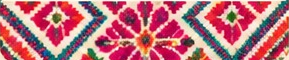
#> input picture assets-src/textil-bordado-huasteco.png, 289 x 60 px
$ python make_video.py
#> lines starting #> are read from the running program, lines starting #| are printed output that depends on the picture
"""Genera el video promocional de Eke con narración (Módulo 1.3 - SEO de video).

Crea escenas con las fotos de /assets-src (efecto de zoom, textos en pantalla),
narra cada escena con la voz en español de Windows (SAPI) y une todo con ffmpeg.

Salidas en src/static/video/:
  eke-enchiladas-de-huejutla.mp4   video H.264 + AAC (faststart, apto para web)
  eke-enchiladas-de-huejutla.vtt   subtítulos en español (accesibilidad y SEO)
y la miniatura src/static/img/video-poster-eke.webp

Requisitos: Windows (voz "Microsoft Helena" o "Sabina"), ffmpeg en el PATH y Pillow.
Uso:  python scripts/make_video.py
"""
from __future__ import annotations

import json
import subprocess
import sys
import tempfile
import wave
from pathlib import Path

from PIL import Image, ImageDraw, ImageFilter, ImageFont

sys.stdout.reconfigure(encoding="utf-8")
ROOT = Path(__file__).resolve().parent.parent
SRC = ROOT / "assets-src"
OUT_DIR = ROOT / "src" / "static" / "video"
NAME = "eke-enchiladas-de-huejutla"
W, H, FPS = 1280, 720, 24
WINE, CREAM, YELLOW, DARK = (96, 18, 18), (248, 235, 214), (254, 201, 61), (40, 14, 10)
FONTS = Path("C:/Windows/Fonts")

# (tipo, imagen, título, subtítulo, narración)
SCENES = [
    ("intro", None, "Comida Tradicional Huasteca", "Desde Huejutla, Hidalgo",
     "Bienvenidos a Eke, comida tradicional huasteca, desde Huejutla, Hidalgo."),
    ("full", "hero-enchiladas-de-huejutla", "Enchiladas de Huejutla", "Especialidad de la casa",
     "Nuestras enchiladas de Huejutla se preparan con salsa de chile seco tostado en comal, "
     "tortilla de maíz recién hecha, y queso fresco de la región."),
    ("card", "enchiladas-de-huejutla-orden-tradicional", "Orden tradicional", "5 piezas · $140 MXN",
     "La orden tradicional trae cinco piezas con queso, lechuga y cebolla."),
    ("card", "enchiladas-con-cecina-huasteca", "Enchiladas con cecina", "5 piezas · $170 MXN",
     "Y para un desayuno completo, pídelas con cecina de la Huasteca."),
    ("card", "paquete-familiar-eke-enchiladas", "Paquete Familiar Eke", "12 enchiladas · $360 MXN",
     "Para compartir en familia, tenemos el paquete familiar, con doce enchiladas, salsa extra y complementos."),
    ("card", "salsa-huasteca-eke-250-ml", "Salsa Huasteca Eke", "Envíos a todo México",
     "Además, llévate nuestra salsa huasteca en frasco. Hacemos envíos a todo México."),
    ("card", "desde-huejutla-hidalgo-catedral", "Desde Huejutla, Hidalgo", "El sabor de nuestra tierra",
     "Llevamos a tu mesa el sabor de nuestra tierra."),
    ("outro", None, "Ordena en línea", "Pago seguro · Entrega en Huejutla · Envíos nacionales",
     "Haz tu pedido en línea en la tienda de Eke. Enchiladas de Huejutla, hechas con pasión."),
]


def font(name: str, size: int) -> ImageFont.FreeTypeFont:
#> called with name = 'georgiab.ttf', size = 64
    for candidate in (name, "segoeuib.ttf", "arialbd.ttf"):
        p = FONTS / candidate
        if p.exists():
            return ImageFont.truetype(str(p), size)
    return ImageFont.load_default()


F_TITLE = font("georgiab.ttf", 64)
F_SCRIPT = font("georgiaz.ttf", 70)
F_SUB = font("segoeuib.ttf", 34)
F_SMALL = font("segoeui.ttf", 28)


# ------------------------------------------------------------------ narración
def speak(text: str, wav: Path) -> float:
    ps = (
        "Add-Type -AssemblyName System.Speech;"
        "$s=New-Object System.Speech.Synthesis.SpeechSynthesizer;"
        "$v=$s.GetInstalledVoices()|Where-Object{$_.VoiceInfo.Culture.Name -like 'es-*'}|Select-Object -First 1;"
        "if($v){$s.SelectVoice($v.VoiceInfo.Name)};"
        "$s.Rate=-1;"
        f"$s.SetOutputToWaveFile('{wav}');"
        "$s.Speak([Console]::In.ReadToEnd());$s.Dispose()"
    )
    subprocess.run(["powershell", "-NoProfile", "-Command", ps], input=text.encode("utf-8"), check=True)
    with wave.open(str(wav)) as w:
        return w.getnframes() / w.getframerate()


# [22 lines left out: functions join_audio, cover, not called in this run]


def textile_strip() -> Image.Image:
    t = Image.open(SRC / "textil-bordado-huasteco.png").convert("RGB")
#> t is the input picture: PIL image 289x60 RGB; mean R, G, B 188.4, 113.6, 123.4
    t = t.resize((round(t.width * 70 / t.height), 70), Image.LANCZOS)
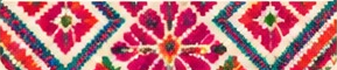
#> t: PIL image 337x70 RGB; mean R, G, B 188.2, 113.6, 123.4
    strip = Image.new("RGB", (W, 70))
#> strip: PIL image 1280x70 RGB; every value is 0
    for x in range(0, W, t.width):
        strip.paste(t, (x, 0))
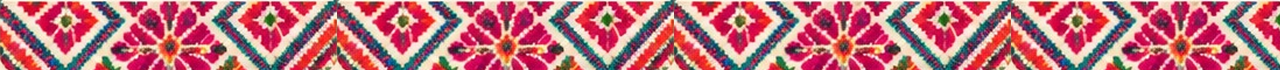
#> strip: PIL image 1280x70 RGB; mean R, G, B 188.4, 113.5, 123.7
    return strip


TEXTILE = textile_strip()


def centered(d: ImageDraw.ImageDraw, y: int, text: str, f, fill) -> None:
    w = d.textlength(text, font=f)
    d.text(((W - w) / 2, y), text, font=f, fill=fill)


# [78 lines left out: functions caption, brand_card, scene_frames, not called in this run]


def fade(f: Image.Image, i: int, n: int, k: int = 8) -> Image.Image:
    a = min(1.0, (i + 1) / k, (n - i) / k)
    return f if a >= 1 else Image.blend(Image.new("RGB", (W, H)), f, a)


# [4 lines left out: function ts, not called in this run]


# ------------------------------------------------------------------ principal
def main() -> None:
    OUT_DIR.mkdir(parents=True, exist_ok=True)
    tmp = Path(tempfile.mkdtemp(prefix="eke-video-"))
    lead, tail = 0.5, 0.9
    timeline, parts, vtt = [], [], ["WEBVTT", ""]
    t = 0.0
    for k, (kind, img, title, sub, text) in enumerate(SCENES):
        wav = tmp / f"s{k}.wav"
        dur = speak(text, wav)
        scene_len = lead + dur + tail
        parts.append((wav, scene_len))
        timeline.append(scene_len)
        vtt += [f"{k + 1}", f"{ts(t + lead)} --> {ts(t + lead + dur)}", text, ""]
        print(f"Escena {k + 1}: {title:32s} {scene_len:5.1f} s")
        t += scene_len
    narration = tmp / "narracion.wav"
    join_audio(parts, narration, lead)

    out = OUT_DIR / f"{NAME}.mp4"
    cmd = ["ffmpeg", "-y", "-loglevel", "error",
           "-f", "rawvideo", "-pix_fmt", "rgb24", "-s", f"{W}x{H}", "-r", str(FPS), "-i", "-",
           "-i", str(narration),
           "-c:v", "libx264", "-preset", "medium", "-crf", "26", "-pix_fmt", "yuv420p",
           "-c:a", "aac", "-b:a", "96k", "-movflags", "+faststart", "-shortest", str(out)]
    proc = subprocess.Popen(cmd, stdin=subprocess.PIPE)
    poster_saved = False
    for (kind, img, title, sub, _), seconds in zip(SCENES, timeline):
        for f, i, n in scene_frames(kind, img, title, sub, seconds):
            if kind == "full" and not poster_saved and i == n // 3:
                f.save(ROOT / "src" / "static" / "img" / "video-poster-eke.webp", "WEBP", quality=80)
                poster_saved = True
            proc.stdin.write(fade(f, i, n).tobytes())
    proc.stdin.close()
    if proc.wait() != 0:
        raise SystemExit("ffmpeg falló")
    (OUT_DIR / f"{NAME}.vtt").write_text("\n".join(vtt), encoding="utf-8")
    total = sum(timeline)
    meta = {"duration_seconds": round(total, 1), "iso_duration": f"PT{int(total // 60)}M{int(total % 60)}S"}
    (OUT_DIR / f"{NAME}.json").write_text(json.dumps(meta), encoding="utf-8")
    print(f"\nVideo: {out} ({out.stat().st_size / 1e6:.1f} MB, {total:.1f} s)")


if __name__ == "__main__":
#> (the run stopped early here; a loop or call above may not have finished)

$ run again, with assets-src/enchiladas-con-cecina-huasteca.png copied over assets-src/textil-bordado-huasteco.png
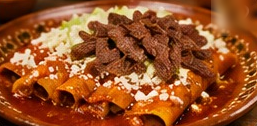
#> input picture assets-src/enchiladas-con-cecina-huasteca.png, 257 x 126 px
#> in textile_strip, t is the input picture: PIL image 257x126 RGB; mean R, G, B 152, 82.2, 39.9
#> in textile_strip, `t = t.resize((round(t.width * 70 / t.height), 70), Image.LANCZOS)`:
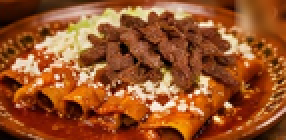
#> t: PIL image 143x70 RGB (shown 2 times larger); mean R, G, B 152, 82.2, 40.1
#> after the loop in textile_strip, `for x in range(0, W, t.width):`:
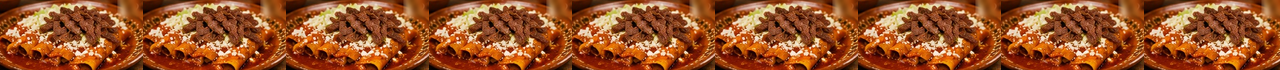
#> strip: PIL image 1280x70 RGB; mean R, G, B 152.1, 82.3, 40.2

$ run again, with assets-src/enchiladas-de-huejutla-orden-tradicional.png copied over assets-src/textil-bordado-huasteco.png
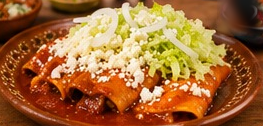
#> input picture assets-src/enchiladas-de-huejutla-orden-tradicional.png, 263 x 126 px
#> in textile_strip, t is the input picture: PIL image 263x126 RGB; mean R, G, B 160.1, 103.9, 54.7
#> in textile_strip, `t = t.resize((round(t.width * 70 / t.height), 70), Image.LANCZOS)`:
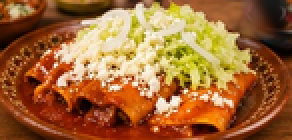
#> t: PIL image 146x70 RGB (shown 2 times larger); mean R, G, B 160, 103.9, 54.9
#> after the loop in textile_strip, `for x in range(0, W, t.width):`:
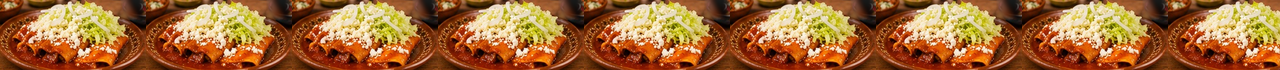
#> strip: PIL image 1280x70 RGB; mean R, G, B 161.1, 104.8, 55.5
